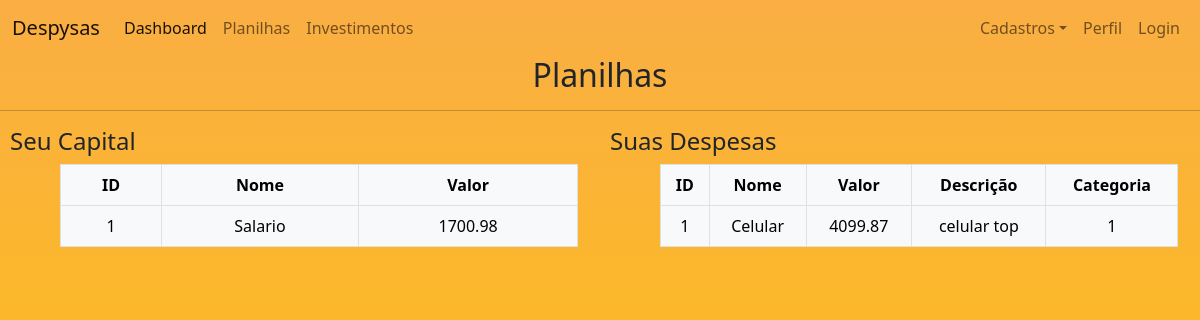
/table, run on an earlier commit of the app's database.
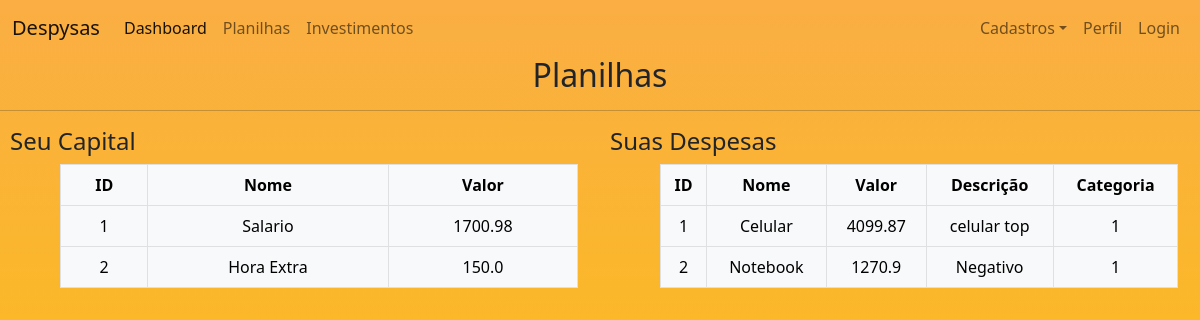
And on a later commit of the database.
### despysas/models.py (models this page shows)
class Capitais(db.Model):
    id = db.Column(db.Integer, primary_key=True)
    nome = db.Column(db.String(length=30), nullable=False)
    valor = db.Column(db.Float, nullable=False)

class Despesas(db.Model):
    id = db.Column(db.Integer, primary_key=True)
    nome = db.Column(db.String(length=30), nullable=False)
    valor = db.Column(db.Float, nullable=False)
    descricao = db.Column(db.String(length=500), nullable=False)
    categoria = db.Column(db.Integer, db.ForeignKey('categorias.id'))

### despysas/routes.py (the view)
@app.route('/table') # decorator rota table
def page_table():
    capital = Capitais.query.all() # consulta em todas as linhas da tabela Capitais
    despesa = Despesas.query.all() # consulta em todas as linhas da tabela Despesas
    return render_template("table.html", capital=capital, despesa=despesa) # renderiza o arquivo table.html com os parametros

### despysas/templates/table.html (shortened to what this page needs)
{% extends 'base.html' %}
{% block content %}
    <h2 style="text-align: center;">Planilhas</h2>
    <hr>
    <div class="row" style="max-width: 100%;">
        <div class="col-sm-6">
            <h4 style="margin-left: 10px;">Seu Capital</h4>
            <table class="table table-hover table-bordered table-light" style="max-width: 90%; text-align: center; margin-left: 60px;">
                <thead>
                    <th scope="col">ID</th>
                    <th scope="col">Nome</th>
                    <th scope="col">Valor</th>
                </thead>
                <tbody>
                    {% for item in capital %}
                    <tr>
                        <td>{{item.id}}</td>
                        <td>{{item.nome}}</td>
                        <td>{{item.valor}}</td>
                    </tr>
                    {% endfor %}
                </tbody>
            </table>
        </div>
        <div class="col-sm-6">
            <h4 style="margin-left: 10px;">Suas Despesas</h4>
            <table class="table table-hover table-bordered table-light" style="max-width: 90%; text-align: center; margin-left: 60px;">
                <thead>
                    <th scope="col">ID</th>
                    <th scope="col">Nome</th>
                    <th scope="col">Valor</th>
                    <th scope="col">Descrição</th>
                    <th scope="col">Categoria</th>
                </thead>
                <tbody>
                    {% for item in despesa %}
                    <tr>
                        <td>{{item.id}}</td>
                        <td>{{item.nome}}</td>
                        <td>{{item.valor}}</td>
                        <td>{{item.descricao}}</td>
                        <td>{{item.categoria}}</td>
                    </tr>
                    {% endfor %}
                </tbody>
            </table>
        </div>
    </div>
{% endblock %}

### despysas/templates/base.html (shortened to what this page needs)
<!DOCTYPE html>
<html lang="en">
<head>
    <link rel="stylesheet" href="https://cdn.jsdelivr.net/npm/bootstrap@5.2.3/dist/css/bootstrap.min.css">
</head>
<body>
    <nav class="navbar navbar-expand-lg bg-body-tertiary">
        <div class="container-fluid">
          <a class="navbar-brand" href="#">Despysas</a>
          <div class="collapse navbar-collapse" id="navbarNavAltMarkup">
            <div class="navbar-nav me-auto">
              <a class="nav-link active" aria-current="page" href="{{url_for('page_dashboard')}}">Dashboard</a>
              <a class="nav-link" href="{{url_for('page_table')}}">Planilhas</a>
              <a class="nav-link" href="{{url_for('page_investimentos')}}">Investimentos</a>
            </div>
            <div class="navbar-nav ms-auto">
              <div class="nav-item dropdown">
                <a href="#" class="nav-link dropdown-toggle" data-bs-toggle="dropdown">Cadastros</a>
              </div>
              <a class="nav-link" href="{{url_for('page_user')}}">Perfil</a>
              <a class="nav-link" href="{{url_for('page_login')}}">Login</a>
            </div>
          </div>
        </div>
      </nav>
      {% block content %}
      {% endblock %}
</body>
</html>

### despysas/templates/base.html (style rules this page uses)
html, body { height: 100%; margin: 0; padding: 0; }
body { background-image: url("/static/background.jpg"); background: #fdc700; background: -moz-linear-gradient(top, #fff 0%, #fdc700 100%); background: -webkit-gradient(linear, left top, left bottom, color-stop(0%, #fff), color-stop(100%, #943bea)); background: -webkit-linear-gradient(top, #FAF844 10%, #DEAA3C 100%); background: -o-linear-gradient(top, #DEAA3C 0%, #fdc700 100%); background: -ms-linear-gradient(top, #fff 0%, #F5D14E 100%); background: linear-gradient(to bottom, #FAAE44 0%, #fdc700 100%); }

What changed in the data, as far as the page shows it:
added Capitais: id "2", nome "Hora Extra", valor "150.0"
added Despesas: id "2", nome "Notebook", valor "1270.9", descricao "Negativo", categoria "1"
